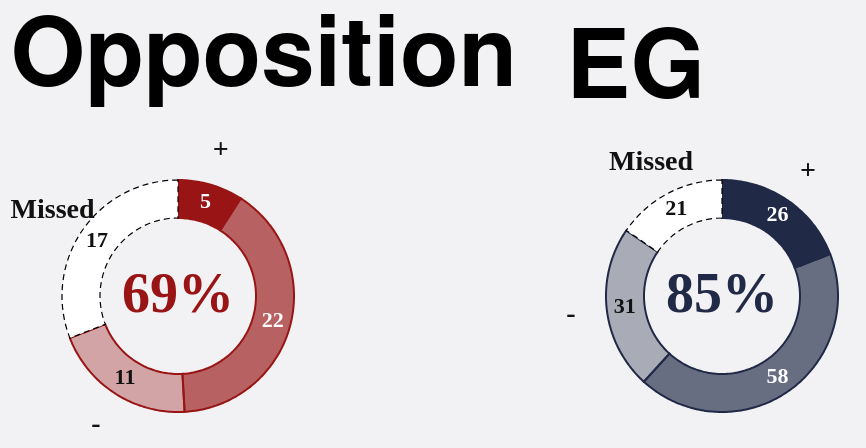
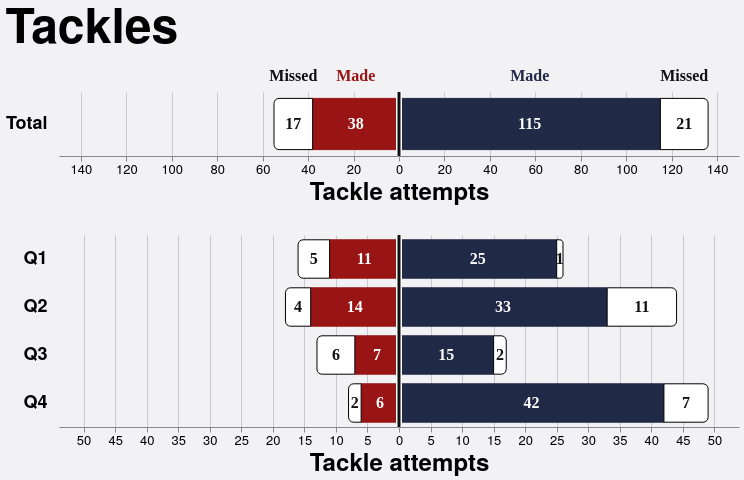

The code cell stored with these charts, in order, in its notebook:
### Code cell
import re

tackle_colours = dict(re.findall(
    r'(--[a-z-]+)\s*:\s*(#[0-9a-fA-F]{6})\s*;',
    (project_root / 'css/variables.css').read_text(encoding='utf-8'),
))
tackle_order = ['Dominant', 'Neutral', 'Passive', 'Missed']
tackle_opacities = {'Dominant': 1.0, 'Neutral': 0.65, 'Passive': 0.35, 'Missed': 1.0}
tackle_team_colours = {'EG': tackle_colours['--primary-color'], 'Opposition': tackle_colours['--red-color']}
tackle_segments = tackle_stats.reset_index().melt(
    id_vars=['team', 'period_label'], value_vars=tackle_order,
    var_name='tackle_type', value_name='tackles',
)
tackle_segments['stack_order'] = tackle_segments['tackle_type'].map({name: index for index, name in enumerate(tackle_order)})
tackle_segments['tackle_opacity'] = tackle_segments['tackle_type'].map(tackle_opacities)
tackle_segments['segment_colour'] = tackle_segments['team'].map(tackle_team_colours)
missed_mask = tackle_segments['tackle_type'].eq('Missed')
tackle_segments.loc[missed_mask, 'segment_colour'] = '#ffffff'
tackle_segments = tackle_segments.sort_values(['period_label', 'team', 'stack_order'])
tackle_segments['stack_end'] = tackle_segments.groupby(['period_label', 'team'])['tackles'].cumsum()
tackle_segments['stack_start'] = tackle_segments['stack_end'] - tackle_segments['tackles']
tackle_segments = tackle_segments.merge(
    tackle_stats.reset_index()[['team', 'period_label', 'Total', 'Made', 'Missed', 'tackle_percentage']],
    on=['team', 'period_label'], how='left', validate='many_to_one',
)
tackle_segments['direction'] = tackle_segments['team'].map({'EG': 1, 'Opposition': -1})
tackle_segments['signed_start'] = tackle_segments['stack_start'] * tackle_segments['direction']
tackle_segments['signed_end'] = tackle_segments['stack_end'] * tackle_segments['direction']
tackle_segments['midpoint'] = (tackle_segments['signed_start'] + tackle_segments['signed_end']) / 2

def tackle_donut(team: str) -> Any:
    """Normalize the detailed whole-match tackle breakdown for one team."""
    chart_data = tackle_segments.loc[tackle_segments['team'].eq(team) & tackle_segments['period_label'].eq('Total')].copy()
    total = float(tackle_stats.loc[(team, 'Total'), 'Total'])
    chart_data['share'] = chart_data['tackles'] / total if total else 0.0
    completion = tackle_stats.loc[(team, 'Total'), 'tackle_percentage']
    base = alt.Chart(chart_data).encode(theta=alt.Theta('share:Q', stack=True), order=alt.Order('stack_order:Q'))
    arcs = base.mark_arc(
        innerRadius=39, outerRadius=58,
        stroke=alt.ExprRef(expr="datum.tackle_type === 'Missed' ? '#000000' : datum.segment_colour"),
        strokeWidth=alt.ExprRef(expr="datum.tackle_type === 'Missed' ? 0.6 : 1"),
        strokeDash=alt.ExprRef(expr="datum.tackle_type === 'Missed' ? [3, 2] : [1, 0]"),
    ).encode(
        color=alt.Color('segment_colour:N', scale=None, legend=None),
        fillOpacity=alt.FillOpacity('tackle_opacity:Q', scale=None, legend=None),
        tooltip=['team:N', 'tackle_type:N', alt.Tooltip('tackles:Q', format='.0f'), alt.Tooltip('share:Q', title='Share of attempts', format='.1%')],
    )
    counts = base.transform_filter(alt.datum.share >= 0.07).mark_text(radius=49, font='PT Sans Narrow', fontSize=11, fontWeight='bold').encode(
        text=alt.Text('tackles:Q', format='.0f'),
        color=alt.condition("datum.tackle_type === 'Passive' || datum.tackle_type === 'Missed'", alt.value('#111111'), alt.value('white')),
    )
    outcomes = base.transform_calculate(
        outcome_label="datum.tackle_type === 'Dominant' ? '+' : datum.tackle_type === 'Passive' ? '-' : datum.tackle_type === 'Missed' ? 'Missed' : ''",
    ).mark_text(radius=76, font='PT Sans Narrow', fontSize=14, fontWeight='bold', color='#111111').encode(text='outcome_label:N')
    centre = alt.Chart(pd.DataFrame({'completion': [f'{completion:.0%}' if pd.notna(completion) else '--']})).mark_text(
        font='PT Sans Narrow', fontSize=28, fontWeight='bold', color=tackle_team_colours[team],
    ).encode(text='completion:N')
    return (arcs + counts + outcomes + centre).properties(width=134, height=124)

def tackle_panel(periods: list[str]) -> Any:
    """Show made and missed tackles for both Total and quarter panels."""
    chart_data = tackle_segments.loc[tackle_segments['period_label'].isin(periods) & tackle_segments['tackle_type'].isin(['Dominant', 'Missed'])].copy()
    chart_data['tackle_type'] = chart_data['tackle_type'].replace({'Dominant': 'Made'})
    chart_data['tackles'] = chart_data['Made'].where(chart_data['tackle_type'].eq('Made'), chart_data['Missed'])
    chart_data['tackle_opacity'] = 1.0
    chart_data['stack_order'] = chart_data['tackle_type'].map({'Made': 0, 'Missed': 1})
    chart_data['stack_start'] = chart_data['Made'].where(chart_data['tackle_type'].eq('Missed'), 0)
    chart_data['stack_end'] = chart_data['stack_start'] + chart_data['tackles']
    chart_data['signed_start'] = chart_data['stack_start'] * chart_data['direction']
    chart_data['signed_end'] = chart_data['stack_end'] * chart_data['direction']
    chart_data['midpoint'] = (chart_data['signed_start'] + chart_data['signed_end']) / 2
    extent = max(1.0, float(chart_data['Total'].max())) * 1.1
    y_encoding = alt.Y('period_label:N', sort=periods, title=None, scale=alt.Scale(paddingInner=0.2, paddingOuter=0.1), axis=alt.Axis(labelFontSize=18, labelFontWeight='bold', labelPadding=12, tickSize=0, domain=False))
    outer_end = 'datum.tackles > 0 && datum.stack_end === datum.Total'
    bars = alt.Chart(chart_data).mark_rect(
        stroke=alt.ExprRef(expr="datum.tackle_type === 'Missed' ? '#000000' : datum.segment_colour"), strokeWidth=1,
        cornerRadiusTopLeft=alt.ExprRef(expr=f'datum.direction < 0 && {outer_end} ? 5 : 0'),
        cornerRadiusBottomLeft=alt.ExprRef(expr=f'datum.direction < 0 && {outer_end} ? 5 : 0'),
        cornerRadiusTopRight=alt.ExprRef(expr=f'datum.direction > 0 && {outer_end} ? 5 : 0'),
        cornerRadiusBottomRight=alt.ExprRef(expr=f'datum.direction > 0 && {outer_end} ? 5 : 0'),
    ).encode(
        y=y_encoding,
        x=alt.X('signed_end:Q', title='Tackle attempts', scale=alt.Scale(domain=[-extent, extent], nice=False), axis=alt.Axis(labelExpr="format(abs(datum.value), '.0f')", tickMinStep=1)),
        x2='signed_start:Q', color=alt.Color('segment_colour:N', scale=None, legend=None),
        fillOpacity=alt.FillOpacity('tackle_opacity:Q', scale=None, legend=None), order='stack_order:Q',
        tooltip=['team:N', 'period_label:N', 'tackle_type:N', alt.Tooltip('tackles:Q', format='.0f'), alt.Tooltip('tackle_percentage:Q', title='Tackle percentage', format='.1%')],
    )
    zero_backing = alt.Chart().mark_rule(color='white', strokeWidth=6).encode(x=alt.datum(0))
    baseline = alt.Chart().mark_rule(color='#111111', strokeWidth=3).encode(x=alt.datum(0))
    counts = alt.Chart(chart_data).transform_filter(alt.datum.tackles > 0).mark_text(
        baseline='middle', font='PT Sans Narrow', fontSize=16, fontWeight='bold',
    ).encode(
        y=y_encoding, x=alt.X('midpoint:Q', title='Tackle attempts', axis=alt.Axis(labelExpr="format(abs(datum.value), '.0f')")),
        text=alt.Text('tackles:Q', format='.0f'),
        color=alt.condition(alt.datum.tackle_type == 'Missed', alt.value('#111111'), alt.value('white')),
    )
    chart = bars + zero_backing + baseline + counts
    if periods == ['Total']:
        outcomes = alt.Chart(chart_data).transform_filter(alt.datum.tackles > 0).transform_calculate(
            outcome_label="datum.tackle_type === 'Made' ? 'Made' : 'Missed'",
        ).mark_text(baseline='bottom', font='PT Sans Narrow', fontSize=16, fontWeight='bold').encode(
            x=alt.X('midpoint:Q', title='Tackle attempts', axis=alt.Axis(labelExpr="format(abs(datum.value), '.0f')")),
            y=alt.value(-8), text='outcome_label:N',
            color=alt.condition(alt.datum.tackle_type == 'Missed', alt.value('#111111'), alt.Color('segment_colour:N', scale=None, legend=None)),
        )
        chart = chart + outcomes
    return chart.properties(width=680, height=64 if periods == ['Total'] else 192)

tackle_combined_chart = None
tackle_donut_charts = {}
if not tackle_stats.empty:
    tackle_overall = tackle_stats.xs('Total', level='period_label')[['Made', 'Missed', 'tackle_percentage']].rename(
        columns={'Made': 'Tackles made', 'Missed': 'Tackles missed', 'tackle_percentage': 'Tackle percentage'}
    )
    tackle_donut_charts = {team: tackle_donut(team) for team in ['Opposition', 'EG'] if team in teams}
    display(Markdown('### Tackles'))
    present(alt.hconcat(*[chart.properties(title=team) for team, chart in tackle_donut_charts.items()], spacing=24))
    tackle_combined_chart = alt.vconcat(tackle_panel(['Total']), tackle_panel(['Q1', 'Q2', 'Q3', 'Q4']), spacing=28).resolve_scale(x='independent', y='independent', color='shared').properties(title='Tackles')
    present(tackle_combined_chart)
    tackle_export_directory = project_root / 'data/charts'
    tackle_preview_directory = project_root / 'reports/generated/in_game_stats/notebook'
    tackle_export_directory.mkdir(parents=True, exist_ok=True)
    tackle_preview_directory.mkdir(parents=True, exist_ok=True)
    tackle_combined_chart.save(str(tackle_export_directory / 'in_game_tackles.json'))
    tackle_combined_chart.save(str(tackle_preview_directory / 'in_game_tackles.html'), inline=True)
    tackle_overall.to_csv(tackle_preview_directory / 'tackle_summary.csv')

### Figure 1 — Vega-Lite specification as saved in the notebook (floating-point values rounded to 4 significant figures)
{"config": {"axis": {"labelFont": "PT Sans Narrow, Helvetica Neue, Helvetica, Arial, sans-serif", "titleFont": "PT Sans Narrow, Helvetica Neue, Helvetica, Arial, sans-serif", "labelFontSize": 13, "titleFontSize": 24, "gridColor": "#202947", "gridOpacity": 0.2, "zindex": 1}, "text": {"font": "Lato, sans-serif"}, "bar": {"cornerRadiusEnd": 5}, "header": {"labelFont": "PT Sans Narrow, Helvetica Neue, Helvetica, Arial, sans-serif", "titleFont": "PT Sans Narrow, Helvetica Neue, Helvetica, Arial, sans-serif", "labelFontSize": 24, "titleFontSize": 28, "labelFontWeight": "bold", "orient": "left"}, "legend": {"labelFont": "PT Sans Narrow, Helvetica Neue, Helvetica, Arial, sans-serif", "titleFont": "PT Sans Narrow, Helvetica Neue, Helvetica, Arial, sans-serif", "labelFontSize": 14, "titleFontSize": 16, "titlePadding": 5, "fillColor": "white", "strokeColor": "black", "padding": 10, "titleFontWeight": "lighter", "titleFontStyle": "italic", "titleColor": "gray", "offset": 10}, "title": {"font": "PT Sans Narrow, Helvetica Neue, Helvetica, Arial, sans-serif", "fontSize": 48, "fontWeight": "bold", "anchor": "start", "align": "center", "titlePadding": 20, "subtitlePadding": 10, "subtitleFontSize": 13, "subtitleColor": "", "subtitleFontStyle": "italic", "offset": 15, "color": "black"}, "axisX": {"labelAngle": 0}, "facet": {"title": null, "header": null, "align": {"row": "each", "column": "each"}, "spacing": 10}, "resolve": {"scale": {"y": "independent", "facet": "independent"}}, "background": "#f2f1f4", "scale": {"offsetBandPaddingOuter": 0.2, "offsetBandPaddingInner": 0.1}, "view": {"stroke": null, "background": "transparent"}, "font": "PT Sans Narrow"}, "hconcat": [{"layer": [{"mark": {"type": "arc", "innerRadius": 39, "outerRadius": 58, "stroke": {"expr": "datum.tackle_type === 'Missed' ? '#000000' : datum.segment_colour"}, "strokeDash": {"expr": "datum.tackle_type === 'Missed' ? [3, 2] : [1, 0]"}, "strokeWidth": {"expr": "datum.tackle_type === 'Missed' ? 0.6 : 1"}}, "encoding": {"color": {"field": "segment_colour", "legend": null, "scale": null, "type": "nominal"}, "fillOpacity": {"field": "tackle_opacity", "legend": null, "scale": null, "type": "quantitative"}, "order": {"field": "stack_order", "type": "quantitative"}, "theta": {"field": "share", "stack": true, "type": "quantitative"}, "tooltip": [{"field": "team", "type": "nominal"}, {"field": "tackle_type", "type": "nominal"}, {"field": "tackles", "format": ".0f", "type": "quantitative"}, {"field": "share", "format": ".1%", "title": "Share of attempts", "type": "quantitative"}]}}, {"mark": {"type": "text", "font": "PT Sans Narrow", "fontSize": 11, "fontWeight": "bold", "radius": 49}, "encoding": {"color": {"condition": {"test": "datum.tackle_type === 'Passive' || datum.tackle_type === 'Missed'", "value": "#111111"}, "value": "white"}, "order": {"field": "stack_order", "type": "quantitative"}, "text": {"field": "tackles", "format": ".0f", "type": "quantitative"}, "theta": {"field": "share", "stack": true, "type": "quantitative"}}, "transform": [{"filter": "(datum.share >= 0.07)"}]}, {"mark": {"type": "text", "color": "#111111", "font": "PT Sans Narrow", "fontSize": 14, "fontWeight": "bold", "radius": 76}, "encoding": {"order": {"field": "stack_order", "type": "quantitative"}, "text": {"field": "outcome_label", "type": "nominal"}, "theta": {"field": "share", "stack": true, "type": "quantitative"}}, "transform": [{"calculate": "datum.tackle_type === 'Dominant' ? '+' : datum.tackle_type === 'Passive' ? '-' : datum.tackle_type === 'Missed' ? 'Missed' : ''", "as": "outcome_label"}]}, {"data": {"name": "data-286b10f24c034b3e68f9831871bbc08e"}, "mark": {"type": "text", "color": "#991515", "font": "PT Sans Narrow", "fontSize": 28, "fontWeight": "bold"}, "encoding": {"text": {"field": "completion", "type": "nominal"}}}], "data": {"name": "data-5c6c285ef17af01cd760b1cf2926c40f"}, "height": 124, "title": "Opposition", "width": 134}, {"layer": [{"mark": {"type": "arc", "innerRadius": 39, "outerRadius": 58, "stroke": {"expr": "datum.tackle_type === 'Missed' ? '#000000' : datum.segment_colour"}, "strokeDash": {"expr": "datum.tackle_type === 'Missed' ? [3, 2] : [1, 0]"}, "strokeWidth": {"expr": "datum.tackle_type === 'Missed' ? 0.6 : 1"}}, "encoding": {"color": {"field": "segment_colour", "legend": null, "scale": null, "type": "nominal"}, "fillOpacity": {"field": "tackle_opacity", "legend": null, "scale": null, "type": "quantitative"}, "order": {"field": "stack_order", "type": "quantitative"}, "theta": {"field": "share", "stack": true, "type": "quantitative"}, "tooltip": [{"field": "team", "type": "nominal"}, {"field": "tackle_type", "type": "nominal"}, {"field": "tackles", "format": ".0f", "type": "quantitative"}, {"field": "share", "format": ".1%", "title": "Share of attempts", "type": "quantitative"}]}}, {"mark": {"type": "text", "font": "PT Sans Narrow", "fontSize": 11, "fontWeight": "bold", "radius": 49}, "encoding": {"color": {"condition": {"test": "datum.tackle_type === 'Passive' || datum.tackle_type === 'Missed'", "value": "#111111"}, "value": "white"}, "order": {"field": "stack_order", "type": "quantitative"}, "text": {"field": "tackles", "format": ".0f", "type": "quantitative"}, "theta": {"field": "share", "stack": true, "type": "quantitative"}}, "transform": [{"filter": "(datum.share >= 0.07)"}]}, {"mark": {"type": "text", "color": "#111111", "font": "PT Sans Narrow", "fontSize": 14, "fontWeight": "bold", "radius": 76}, "encoding": {"order": {"field": "stack_order", "type": "quantitative"}, "text": {"field": "outcome_label", "type": "nominal"}, "theta": {"field": "share", "stack": true, "type": "quantitative"}}, "transform": [{"calculate": "datum.tackle_type === 'Dominant' ? '+' : datum.tackle_type === 'Passive' ? '-' : datum.tackle_type === 'Missed' ? 'Missed' : ''", "as": "outcome_label"}]}, {"data": {"name": "data-9432ec5aed08d188b2346d77fe38a1b1"}, "mark": {"type": "text", "color": "#202946", "font": "PT Sans Narrow", "fontSize": 28, "fontWeight": "bold"}, "encoding": {"text": {"field": "completion", "type": "nominal"}}}], "data": {"name": "data-0170449f1693452b1456cca0b632f7cf"}, "height": 124, "title": "EG", "width": 134}], "spacing": 24, "$schema": "https://vega.github.io/schema/vega-lite/v6.1.0.json", "datasets": {"data-5c6c285ef17af01cd760b1cf2926c40f": [{"team": "Opposition", "period_label": "Total", "tackle_type": "Dominant", "tackles": 5.0, "stack_order": 0, "tackle_opacity": 1.0, "segment_colour": "#991515", "stack_end": 5.0, "stack_start": 0.0, "Total": 55.0, "Made": 38.0, "Missed": 17.0, "tackle_percentage": 0.6909, "direction": -1, "signed_start": -0.0, "signed_end": -5.0, "midpoint": -2.5, "share": 0.09091}, {"team": "Opposition", "period_label": "Total", "tackle_type": "Neutral", "tackles": 22.0, "stack_order": 1, "tackle_opacity": 0.65, "segment_colour": "#991515", "stack_end": 27.0, "stack_start": 5.0, "Total": 55.0, "Made": 38.0, "Missed": 17.0, "tackle_percentage": 0.6909, "direction": -1, "signed_start": -5.0, "signed_end": -27.0, "midpoint": -16.0, "share": 0.4}, {"team": "Opposition", "period_label": "Total", "tackle_type": "Passive", "tackles": 11.0, "stack_order": 2, "tackle_opacity": 0.35, "segment_colour": "#991515", "stack_end": 38.0, "stack_start": 27.0, "Total": 55.0, "Made": 38.0, "Missed": 17.0, "tackle_percentage": 0.6909, "direction": -1, "signed_start": -27.0, "signed_end": -38.0, "midpoint": -32.5, "share": 0.2}, {"team": "Opposition", "period_label": "Total", "tackle_type": "Missed", "tackles": 17.0, "stack_order": 3, "tackle_opacity": 1.0, "segment_colour": "#ffffff", "stack_end": 55.0, "stack_start": 38.0, "Total": 55.0, "Made": 38.0, "Missed": 17.0, "tackle_percentage": 0.6909, "direction": -1, "signed_start": -38.0, "signed_end": -55.0, "midpoint": -46.5, "share": 0.3091}], "data-286b10f24c034b3e68f9831871bbc08e": [{"completion": "69%"}], "data-0170449f1693452b1456cca0b632f7cf": [{"team": "EG", "period_label": "Total", "tackle_type": "Dominant", "tackles": 26.0, "stack_order": 0, "tackle_opacity": 1.0, "segment_colour": "#202946", "stack_end": 26.0, "stack_start": 0.0, "Total": 136.0, "Made": 115.0, "Missed": 21.0, "tackle_percentage": 0.8456, "direction": 1, "signed_start": 0.0, "signed_end": 26.0, "midpoint": 13.0, "share": 0.1912}, {"team": "EG", "period_label": "Total", "tackle_type": "Neutral", "tackles": 58.0, "stack_order": 1, "tackle_opacity": 0.65, "segment_colour": "#202946", "stack_end": 84.0, "stack_start": 26.0, "Total": 136.0, "Made": 115.0, "Missed": 21.0, "tackle_percentage": 0.8456, "direction": 1, "signed_start": 26.0, "signed_end": 84.0, "midpoint": 55.0, "share": 0.4265}, {"team": "EG", "period_label": "Total", "tackle_type": "Passive", "tackles": 31.0, "stack_order": 2, "tackle_opacity": 0.35, "segment_colour": "#202946", "stack_end": 115.0, "stack_start": 84.0, "Total": 136.0, "Made": 115.0, "Missed": 21.0, "tackle_percentage": 0.8456, "direction": 1, "signed_start": 84.0, "signed_end": 115.0, "midpoint": 99.5, "share": 0.2279}, {"team": "EG", "period_label": "Total", "tackle_type": "Missed", "tackles": 21.0, "stack_order": 3, "tackle_opacity": 1.0, "segment_colour": "#ffffff", "stack_end": 136.0, "stack_start": 115.0, "Total": 136.0, "Made": 115.0, "Missed": 21.0, "tackle_percentage": 0.8456, "direction": 1, "signed_start": 115.0, "signed_end": 136.0, "midpoint": 125.5, "share": 0.1544}], "data-9432ec5aed08d188b2346d77fe38a1b1": [{"completion": "85%"}]}}

### Figure 2 — Vega-Lite specification as saved in the notebook (floating-point values rounded to 4 significant figures)
{"config": {"axis": {"labelFont": "PT Sans Narrow, Helvetica Neue, Helvetica, Arial, sans-serif", "titleFont": "PT Sans Narrow, Helvetica Neue, Helvetica, Arial, sans-serif", "labelFontSize": 13, "titleFontSize": 24, "gridColor": "#202947", "gridOpacity": 0.2, "zindex": 1}, "text": {"font": "Lato, sans-serif"}, "bar": {"cornerRadiusEnd": 5}, "header": {"labelFont": "PT Sans Narrow, Helvetica Neue, Helvetica, Arial, sans-serif", "titleFont": "PT Sans Narrow, Helvetica Neue, Helvetica, Arial, sans-serif", "labelFontSize": 24, "titleFontSize": 28, "labelFontWeight": "bold", "orient": "left"}, "legend": {"labelFont": "PT Sans Narrow, Helvetica Neue, Helvetica, Arial, sans-serif", "titleFont": "PT Sans Narrow, Helvetica Neue, Helvetica, Arial, sans-serif", "labelFontSize": 14, "titleFontSize": 16, "titlePadding": 5, "fillColor": "white", "strokeColor": "black", "padding": 10, "titleFontWeight": "lighter", "titleFontStyle": "italic", "titleColor": "gray", "offset": 10}, "title": {"font": "PT Sans Narrow, Helvetica Neue, Helvetica, Arial, sans-serif", "fontSize": 48, "fontWeight": "bold", "anchor": "start", "align": "center", "titlePadding": 20, "subtitlePadding": 10, "subtitleFontSize": 13, "subtitleColor": "", "subtitleFontStyle": "italic", "offset": 15, "color": "black"}, "axisX": {"labelAngle": 0}, "facet": {"title": null, "header": null, "align": {"row": "each", "column": "each"}, "spacing": 10}, "resolve": {"scale": {"y": "independent", "facet": "independent"}}, "background": "#f2f1f4", "scale": {"offsetBandPaddingOuter": 0.2, "offsetBandPaddingInner": 0.1}, "view": {"stroke": null, "background": "transparent"}, "font": "PT Sans Narrow"}, "vconcat": [{"layer": [{"data": {"name": "data-c86f240ed14c89ead135dc91061e500b"}, "mark": {"type": "rect", "cornerRadiusBottomLeft": {"expr": "datum.direction < 0 && datum.tackles > 0 && datum.stack_end === datum.Total ? 5 : 0"}, "cornerRadiusBottomRight": {"expr": "datum.direction > 0 && datum.tackles > 0 && datum.stack_end === datum.Total ? 5 : 0"}, "cornerRadiusTopLeft": {"expr": "datum.direction < 0 && datum.tackles > 0 && datum.stack_end === datum.Total ? 5 : 0"}, "cornerRadiusTopRight": {"expr": "datum.direction > 0 && datum.tackles > 0 && datum.stack_end === datum.Total ? 5 : 0"}, "stroke": {"expr": "datum.tackle_type === 'Missed' ? '#000000' : datum.segment_colour"}, "strokeWidth": 1}, "encoding": {"color": {"field": "segment_colour", "legend": null, "scale": null, "type": "nominal"}, "fillOpacity": {"field": "tackle_opacity", "legend": null, "scale": null, "type": "quantitative"}, "order": {"field": "stack_order", "type": "quantitative"}, "tooltip": [{"field": "team", "type": "nominal"}, {"field": "period_label", "type": "nominal"}, {"field": "tackle_type", "type": "nominal"}, {"field": "tackles", "format": ".0f", "type": "quantitative"}, {"field": "tackle_percentage", "format": ".1%", "title": "Tackle percentage", "type": "quantitative"}], "x": {"axis": {"labelExpr": "format(abs(datum.value), '.0f')", "tickMinStep": 1}, "field": "signed_end", "scale": {"domain": [-149.6, 149.6], "nice": false}, "title": "Tackle attempts", "type": "quantitative"}, "x2": {"field": "signed_start"}, "y": {"axis": {"domain": false, "labelFontSize": 18, "labelFontWeight": "bold", "labelPadding": 12, "tickSize": 0}, "field": "period_label", "scale": {"paddingInner": 0.2, "paddingOuter": 0.1}, "sort": ["Total"], "title": null, "type": "nominal"}}}, {"data": {"name": "empty"}, "mark": {"type": "rule", "color": "white", "strokeWidth": 6}, "encoding": {"x": {"datum": 0}}}, {"data": {"name": "empty"}, "mark": {"type": "rule", "color": "#111111", "strokeWidth": 3}, "encoding": {"x": {"datum": 0}}}, {"data": {"name": "data-c86f240ed14c89ead135dc91061e500b"}, "mark": {"type": "text", "baseline": "middle", "font": "PT Sans Narrow", "fontSize": 16, "fontWeight": "bold"}, "encoding": {"color": {"condition": {"test": "(datum.tackle_type === 'Missed')", "value": "#111111"}, "value": "white"}, "text": {"field": "tackles", "format": ".0f", "type": "quantitative"}, "x": {"axis": {"labelExpr": "format(abs(datum.value), '.0f')"}, "field": "midpoint", "title": "Tackle attempts", "type": "quantitative"}, "y": {"axis": {"domain": false, "labelFontSize": 18, "labelFontWeight": "bold", "labelPadding": 12, "tickSize": 0}, "field": "period_label", "scale": {"paddingInner": 0.2, "paddingOuter": 0.1}, "sort": ["Total"], "title": null, "type": "nominal"}}, "transform": [{"filter": "(datum.tackles > 0)"}]}, {"data": {"name": "data-c86f240ed14c89ead135dc91061e500b"}, "mark": {"type": "text", "baseline": "bottom", "font": "PT Sans Narrow", "fontSize": 16, "fontWeight": "bold"}, "encoding": {"color": {"condition": {"test": "(datum.tackle_type === 'Missed')", "value": "#111111"}, "field": "segment_colour", "legend": null, "scale": null, "type": "nominal"}, "text": {"field": "outcome_label", "type": "nominal"}, "x": {"axis": {"labelExpr": "format(abs(datum.value), '.0f')"}, "field": "midpoint", "title": "Tackle attempts", "type": "quantitative"}, "y": {"value": -8}}, "transform": [{"filter": "(datum.tackles > 0)"}, {"calculate": "datum.tackle_type === 'Made' ? 'Made' : 'Missed'", "as": "outcome_label"}]}], "height": 64, "width": 680}, {"layer": [{"data": {"name": "data-d16906c392c04d424bb86f5b4597979c"}, "mark": {"type": "rect", "cornerRadiusBottomLeft": {"expr": "datum.direction < 0 && datum.tackles > 0 && datum.stack_end === datum.Total ? 5 : 0"}, "cornerRadiusBottomRight": {"expr": "datum.direction > 0 && datum.tackles > 0 && datum.stack_end === datum.Total ? 5 : 0"}, "cornerRadiusTopLeft": {"expr": "datum.direction < 0 && datum.tackles > 0 && datum.stack_end === datum.Total ? 5 : 0"}, "cornerRadiusTopRight": {"expr": "datum.direction > 0 && datum.tackles > 0 && datum.stack_end === datum.Total ? 5 : 0"}, "stroke": {"expr": "datum.tackle_type === 'Missed' ? '#000000' : datum.segment_colour"}, "strokeWidth": 1}, "encoding": {"color": {"field": "segment_colour", "legend": null, "scale": null, "type": "nominal"}, "fillOpacity": {"field": "tackle_opacity", "legend": null, "scale": null, "type": "quantitative"}, "order": {"field": "stack_order", "type": "quantitative"}, "tooltip": [{"field": "team", "type": "nominal"}, {"field": "period_label", "type": "nominal"}, {"field": "tackle_type", "type": "nominal"}, {"field": "tackles", "format": ".0f", "type": "quantitative"}, {"field": "tackle_percentage", "format": ".1%", "title": "Tackle percentage", "type": "quantitative"}], "x": {"axis": {"labelExpr": "format(abs(datum.value), '.0f')", "tickMinStep": 1}, "field": "signed_end", "scale": {"domain": [-53.9, 53.9], "nice": false}, "title": "Tackle attempts", "type": "quantitative"}, "x2": {"field": "signed_start"}, "y": {"axis": {"domain": false, "labelFontSize": 18, "labelFontWeight": "bold", "labelPadding": 12, "tickSize": 0}, "field": "period_label", "scale": {"paddingInner": 0.2, "paddingOuter": 0.1}, "sort": ["Q1", "Q2", "Q3", "Q4"], "title": null, "type": "nominal"}}}, {"data": {"name": "empty"}, "mark": {"type": "rule", "color": "white", "strokeWidth": 6}, "encoding": {"x": {"datum": 0}}}, {"data": {"name": "empty"}, "mark": {"type": "rule", "color": "#111111", "strokeWidth": 3}, "encoding": {"x": {"datum": 0}}}, {"data": {"name": "data-d16906c392c04d424bb86f5b4597979c"}, "mark": {"type": "text", "baseline": "middle", "font": "PT Sans Narrow", "fontSize": 16, "fontWeight": "bold"}, "encoding": {"color": {"condition": {"test": "(datum.tackle_type === 'Missed')", "value": "#111111"}, "value": "white"}, "text": {"field": "tackles", "format": ".0f", "type": "quantitative"}, "x": {"axis": {"labelExpr": "format(abs(datum.value), '.0f')"}, "field": "midpoint", "title": "Tackle attempts", "type": "quantitative"}, "y": {"axis": {"domain": false, "labelFontSize": 18, "labelFontWeight": "bold", "labelPadding": 12, "tickSize": 0}, "field": "period_label", "scale": {"paddingInner": 0.2, "paddingOuter": 0.1}, "sort": ["Q1", "Q2", "Q3", "Q4"], "title": null, "type": "nominal"}}, "transform": [{"filter": "(datum.tackles > 0)"}]}], "height": 192, "width": 680}], "resolve": {"scale": {"color": "shared", "x": "independent", "y": "independent"}}, "spacing": 28, "title": "Tackles", "$schema": "https://vega.github.io/schema/vega-lite/v6.1.0.json", "datasets": {"data-c86f240ed14c89ead135dc91061e500b": [{"team": "EG", "period_label": "Total", "tackle_type": "Made", "tackles": 115.0, "stack_order": 0, "tackle_opacity": 1.0, "segment_colour": "#202946", "stack_end": 115.0, "stack_start": 0.0, "Total": 136.0, "Made": 115.0, "Missed": 21.0, "tackle_percentage": 0.8456, "direction": 1, "signed_start": 0.0, "signed_end": 115.0, "midpoint": 57.5}, {"team": "EG", "period_label": "Total", "tackle_type": "Missed", "tackles": 21.0, "stack_order": 1, "tackle_opacity": 1.0, "segment_colour": "#ffffff", "stack_end": 136.0, "stack_start": 115.0, "Total": 136.0, "Made": 115.0, "Missed": 21.0, "tackle_percentage": 0.8456, "direction": 1, "signed_start": 115.0, "signed_end": 136.0, "midpoint": 125.5}, {"team": "Opposition", "period_label": "Total", "tackle_type": "Made", "tackles": 38.0, "stack_order": 0, "tackle_opacity": 1.0, "segment_colour": "#991515", "stack_end": 38.0, "stack_start": 0.0, "Total": 55.0, "Made": 38.0, "Missed": 17.0, "tackle_percentage": 0.6909, "direction": -1, "signed_start": -0.0, "signed_end": -38.0, "midpoint": -19.0}, {"team": "Opposition", "period_label": "Total", "tackle_type": "Missed", "tackles": 17.0, "stack_order": 1, "tackle_opacity": 1.0, "segment_colour": "#ffffff", "stack_end": 55.0, "stack_start": 38.0, "Total": 55.0, "Made": 38.0, "Missed": 17.0, "tackle_percentage": 0.6909, "direction": -1, "signed_start": -38.0, "signed_end": -55.0, "midpoint": -46.5}], "empty": [{}], "data-d16906c392c04d424bb86f5b4597979c": [{"team": "EG", "period_label": "Q1", "tackle_type": "Made", "tackles": 25.0, "stack_order": 0, "tackle_opacity": 1.0, "segment_colour": "#202946", "stack_end": 25.0, "stack_start": 0.0, "Total": 26.0, "Made": 25.0, "Missed": 1.0, "tackle_percentage": 0.9615, "direction": 1, "signed_start": 0.0, "signed_end": 25.0, "midpoint": 12.5}, {"team": "EG", "period_label": "Q1", "tackle_type": "Missed", "tackles": 1.0, "stack_order": 1, "tackle_opacity": 1.0, "segment_colour": "#ffffff", "stack_end": 26.0, "stack_start": 25.0, "Total": 26.0, "Made": 25.0, "Missed": 1.0, "tackle_percentage": 0.9615, "direction": 1, "signed_start": 25.0, "signed_end": 26.0, "midpoint": 25.5}, {"team": "Opposition", "period_label": "Q1", "tackle_type": "Made", "tackles": 11.0, "stack_order": 0, "tackle_opacity": 1.0, "segment_colour": "#991515", "stack_end": 11.0, "stack_start": 0.0, "Total": 16.0, "Made": 11.0, "Missed": 5.0, "tackle_percentage": 0.6875, "direction": -1, "signed_start": -0.0, "signed_end": -11.0, "midpoint": -5.5}, {"team": "Opposition", "period_label": "Q1", "tackle_type": "Missed", "tackles": 5.0, "stack_order": 1, "tackle_opacity": 1.0, "segment_colour": "#ffffff", "stack_end": 16.0, "stack_start": 11.0, "Total": 16.0, "Made": 11.0, "Missed": 5.0, "tackle_percentage": 0.6875, "direction": -1, "signed_start": -11.0, "signed_end": -16.0, "midpoint": -13.5}, {"team": "EG", "period_label": "Q2", "tackle_type": "Made", "tackles": 33.0, "stack_order": 0, "tackle_opacity": 1.0, "segment_colour": "#202946", "stack_end": 33.0, "stack_start": 0.0, "Total": 44.0, "Made": 33.0, "Missed": 11.0, "tackle_percentage": 0.75, "direction": 1, "signed_start": 0.0, "signed_end": 33.0, "midpoint": 16.5}, {"team": "EG", "period_label": "Q2", "tackle_type": "Missed", "tackles": 11.0, "stack_order": 1, "tackle_opacity": 1.0, "segment_colour": "#ffffff", "stack_end": 44.0, "stack_start": 33.0, "Total": 44.0, "Made": 33.0, "Missed": 11.0, "tackle_percentage": 0.75, "direction": 1, "signed_start": 33.0, "signed_end": 44.0, "midpoint": 38.5}, {"team": "Opposition", "period_label": "Q2", "tackle_type": "Made", "tackles": 14.0, "stack_order": 0, "tackle_opacity": 1.0, "segment_colour": "#991515", "stack_end": 14.0, "stack_start": 0.0, "Total": 18.0, "Made": 14.0, "Missed": 4.0, "tackle_percentage": 0.7778, "direction": -1, "signed_start": -0.0, "signed_end": -14.0, "midpoint": -7.0}, {"team": "Opposition", "period_label": "Q2", "tackle_type": "Missed", "tackles": 4.0, "stack_order": 1, "tackle_opacity": 1.0, "segment_colour": "#ffffff", "stack_end": 18.0, "stack_start": 14.0, "Total": 18.0, "Made": 14.0, "Missed": 4.0, "tackle_percentage": 0.7778, "direction": -1, "signed_start": -14.0, "signed_end": -18.0, "midpoint": -16.0}, {"team": "EG", "period_label": "Q3", "tackle_type": "Made", "tackles": 15.0, "stack_order": 0, "tackle_opacity": 1.0, "segment_colour": "#202946", "stack_end": 15.0, "stack_start": 0.0, "Total": 17.0, "Made": 15.0, "Missed": 2.0, "tackle_percentage": 0.8824, "direction": 1, "signed_start": 0.0, "signed_end": 15.0, "midpoint": 7.5}, {"team": "EG", "period_label": "Q3", "tackle_type": "Missed", "tackles": 2.0, "stack_order": 1, "tackle_opacity": 1.0, "segment_colour": "#ffffff", "stack_end": 17.0, "stack_start": 15.0, "Total": 17.0, "Made": 15.0, "Missed": 2.0, "tackle_percentage": 0.8824, "direction": 1, "signed_start": 15.0, "signed_end": 17.0, "midpoint": 16.0}, {"team": "Opposition", "period_label": "Q3", "tackle_type": "Made", "tackles": 7.0, "stack_order": 0, "tackle_opacity": 1.0, "segment_colour": "#991515", "stack_end": 7.0, "stack_start": 0.0, "Total": 13.0, "Made": 7.0, "Missed": 6.0, "tackle_percentage": 0.5385, "direction": -1, "signed_start": -0.0, "signed_end": -7.0, "midpoint": -3.5}, {"team": "Opposition", "period_label": "Q3", "tackle_type": "Missed", "tackles": 6.0, "stack_order": 1, "tackle_opacity": 1.0, "segment_colour": "#ffffff", "stack_end": 13.0, "stack_start": 7.0, "Total": 13.0, "Made": 7.0, "Missed": 6.0, "tackle_percentage": 0.5385, "direction": -1, "signed_start": -7.0, "signed_end": -13.0, "midpoint": -10.0}, {"team": "EG", "period_label": "Q4", "tackle_type": "Made", "tackles": 42.0, "stack_order": 0, "tackle_opacity": 1.0, "segment_colour": "#202946", "stack_end": 42.0, "stack_start": 0.0, "Total": 49.0, "Made": 42.0, "Missed": 7.0, "tackle_percentage": 0.8571, "direction": 1, "signed_start": 0.0, "signed_end": 42.0, "midpoint": 21.0}, {"team": "EG", "period_label": "Q4", "tackle_type": "Missed", "tackles": 7.0, "stack_order": 1, "tackle_opacity": 1.0, "segment_colour": "#ffffff", "stack_end": 49.0, "stack_start": 42.0, "Total": 49.0, "Made": 42.0, "Missed": 7.0, "tackle_percentage": 0.8571, "direction": 1, "signed_start": 42.0, "signed_end": 49.0, "midpoint": 45.5}, {"team": "Opposition", "period_label": "Q4", "tackle_type": "Made", "tackles": 6.0, "stack_order": 0, "tackle_opacity": 1.0, "segment_colour": "#991515", "stack_end": 6.0, "stack_start": 0.0, "Total": 8.0, "Made": 6.0, "Missed": 2.0, "tackle_percentage": 0.75, "direction": -1, "signed_start": -0.0, "signed_end": -6.0, "midpoint": -3.0}, {"team": "Opposition", "period_label": "Q4", "tackle_type": "Missed", "tackles": 2.0, "stack_order": 1, "tackle_opacity": 1.0, "segment_colour": "#ffffff", "stack_end": 8.0, "stack_start": 6.0, "Total": 8.0, "Made": 6.0, "Missed": 2.0, "tackle_percentage": 0.75, "direction": -1, "signed_start": -6.0, "signed_end": -8.0, "midpoint": -7.0}]}}
